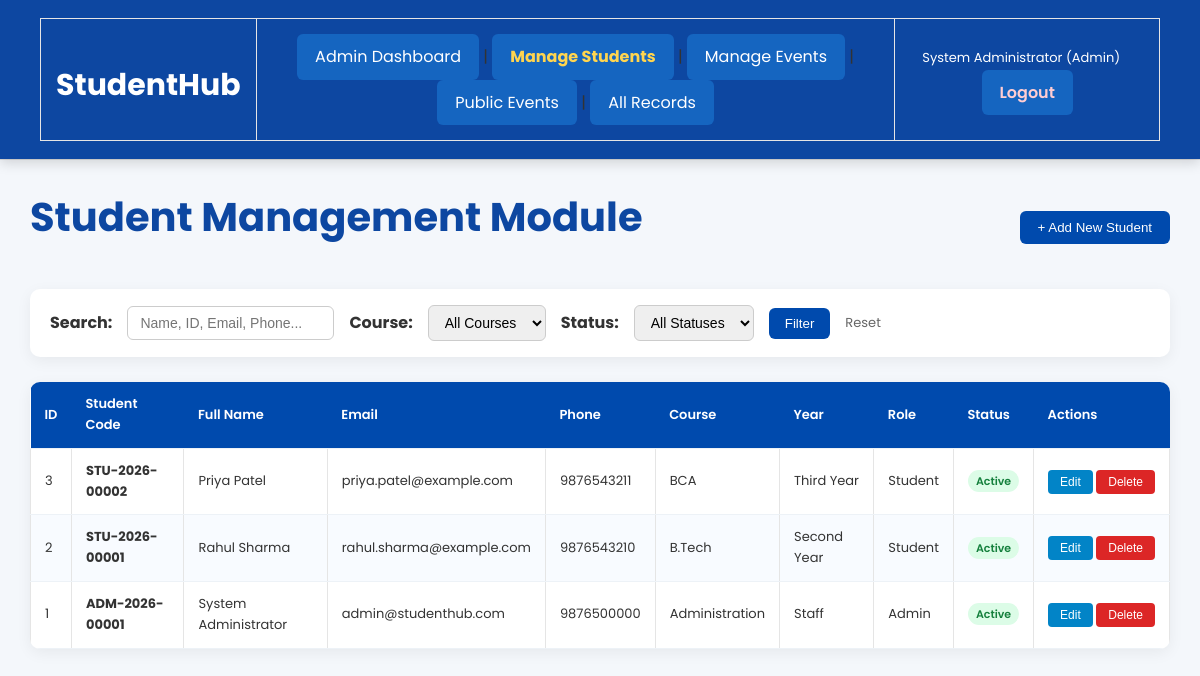
/manage_students.php (signed in), run on the app's committed database.
### tables this page shows
CREATE TABLE IF NOT EXISTS `students` (
    `id` INT AUTO_INCREMENT PRIMARY KEY,
    `student_id` VARCHAR(25) NOT NULL UNIQUE,
    `fullname` VARCHAR(100) NOT NULL,
    `username` VARCHAR(50) DEFAULT NULL UNIQUE,
    `email` VARCHAR(100) NOT NULL UNIQUE,
    `phone` VARCHAR(15) NOT NULL,
    `password_hash` VARCHAR(255) NOT NULL,
    `role` ENUM('Student', 'Admin') DEFAULT 'Student',
    `course` VARCHAR(50) NOT NULL,
    `year` VARCHAR(30) NOT NULL,
    `gender` ENUM('Male', 'Female', 'Other') NOT NULL,
    `status` ENUM('Active', 'Suspended', 'Pending') DEFAULT 'Active',
    `remember_token` VARCHAR(255) DEFAULT NULL,
    `created_at` TIMESTAMP DEFAULT CURRENT_TIMESTAMP,
    `updated_at` TIMESTAMP DEFAULT CURRENT_TIMESTAMP ON UPDATE CURRENT_TIMESTAMP,
    INDEX `idx_students_email` (`email`),
    INDEX `idx_students_course` (`course`),
    INDEX `idx_students_role` (`role`)
);

### manage_students.php (the view, shortened to what this page needs)
<?php
require_once __DIR__ . '/session_helper.php';
$conn = get_db_connection();
$search = trim($_GET['search'] ?? '');
$sql = "SELECT id, student_id, fullname, username, email, phone, course, year, gender, status, role, created_at FROM students WHERE 1=1";
$sql .= " ORDER BY id DESC";
$students = [];
$stmt = $conn->prepare($sql);
if ($stmt) {
    $stmt->execute();
    $res = $stmt->get_result();
    while ($row = $res->fetch_assoc()) {
        $students[] = $row;
    }
}
?>
<!DOCTYPE html>
<html lang="en">
<head>
    <link rel="stylesheet" href="dashboard.css">
    <link rel="stylesheet" href="common.css">
</head>
<body>
<hr>
<main class="admin-container">
    <div class="admin-header-bar">
        <h1>Student Management Module</h1>
        <button class="btn-add" onclick="openAddModal()">+ Add New Student</button>
    </div>
    <form method="get" action="manage_students.php" class="filter-panel">
        <label><strong>Search:</strong></label>
        <input type="text" name="search" placeholder="Name, ID, Email, Phone..." value="<?php echo htmlspecialchars($search); ?>">
        <label><strong>Course:</strong></label>
        <select name="course">
            <option value="All">All Courses</option>
        </select>
        <label><strong>Status:</strong></label>
        <select name="status">
            <option value="All">All Statuses</option>
        </select>
        <button type="submit" class="btn-add" style="padding:8px 16px;">Filter</button>
        <a href="manage_students.php" style="color:#666;font-size:13px;text-decoration:none;">Reset</a>
    </form>
    <table class="data-table">
        <thead>
            <tr>
                <th>ID</th>
                <th>Student Code</th>
                <th>Full Name</th>
                <th>Email</th>
                <th>Phone</th>
                <th>Course</th>
                <th>Year</th>
                <th>Role</th>
                <th>Status</th>
                <th>Actions</th>
            </tr>
        </thead>
        <tbody>
            <?php if (!empty($students)): ?>
                <?php foreach ($students as $s): ?>
                <tr>
                    <td><?php echo $s['id']; ?></td>
                    <td><strong><?php echo htmlspecialchars($s['student_id']); ?></strong></td>
                    <td><?php echo htmlspecialchars($s['fullname']); ?></td>
                    <td><?php echo htmlspecialchars($s['email']); ?></td>
                    <td><?php echo htmlspecialchars($s['phone']); ?></td>
                    <td><?php echo htmlspecialchars($s['course']); ?></td>
                    <td><?php echo htmlspecialchars($s['year']); ?></td>
                    <td><?php echo htmlspecialchars($s['role']); ?></td>
                    <td><span class="status-pill status-<?php echo htmlspecialchars($s['status']); ?>"><?php echo htmlspecialchars($s['status']); ?></span></td>
                    <td style="white-space:nowrap;">
                        <button class="btn-action-edit" onclick='openEditModal(<?php echo json_encode($s); ?>)'>Edit</button>
                        <form method="post" action="manage_students.php" style="display:inline;" onsubmit="return confirm('Are you sure you want to delete this student record?');">
                            <button type="submit" class="btn-action-del">Delete</button>
                        </form>
                    </td>
                </tr>
                <?php endforeach; ?>
            <?php else: ?>
                <tr>
                    <td colspan="10" align="center" style="padding:30px;color:#777;">No students found matching your criteria.</td>
                </tr>
            <?php endif; ?>
        </tbody>
    </table>
</main>
</body>
</html>

### dashboard.css (style rules this page uses)
* { margin:0;padding:0;box-sizing:border-box }
body { font-family:'Poppins',sans-serif;background:#f4f7fb;color:#333;line-height:1.6 }
hr { border:none;height:1px;background:#ddd }
main { width:90%;margin:40px auto }
h1 { text-align:center;color:#0d47a1;font-size:40px;margin-bottom:20px }
table { width:100%;border-collapse:collapse }
th { background:#1565c0;color:#fff;padding:14px }
td { padding:15px;border:1px solid #e5e5e5;text-align:center }
tr:nth-child(even) { background:#f8fbff }
a { text-decoration:none }

### manage_students.php (style rules this page uses)
.admin-container { width: 95%; max-width: 1300px; margin: 25px auto; }
.admin-header-bar { display: flex; justify-content: space-between; align-items: center; flex-wrap: wrap; gap: 15px; margin-bottom: 20px; }
.filter-panel { background: #ffffff; padding: 16px 20px; border-radius: 10px; box-shadow: 0 4px 15px rgba(0,0,0,0.06); margin-bottom: 25px; display: flex; gap: 15px; flex-wrap: wrap; align-items: center; }
.filter-panel input, .filter-panel select { padding: 8px 12px; border: 1px solid #ccc; border-radius: 6px; font-size: 14px; }
.btn-add { background: #004aad; color: #ffffff !important; padding: 9px 18px; border-radius: 6px; text-decoration: none; font-weight: 500; border: none; cursor: pointer; }
.btn-action-edit { background: #0284c7; color: #ffffff; padding: 5px 12px; border-radius: 4px; text-decoration: none; font-size: 12px; border: none; cursor: pointer; }
.btn-action-del { background: #dc2626; color: #ffffff; padding: 5px 12px; border-radius: 4px; text-decoration: none; font-size: 12px; border: none; cursor: pointer; }
.data-table { width: 100%; border-collapse: collapse; background: #ffffff; border-radius: 10px; overflow: hidden; box-shadow: 0 4px 15px rgba(0,0,0,0.06); }
.data-table th, .data-table td { padding: 12px 14px; text-align: left; border-bottom: 1px solid #edf2f7; font-size: 13px; }
.data-table th { background: #004aad; color: #ffffff; font-weight: 600; }
.status-pill { padding: 3px 8px; border-radius: 12px; font-size: 11px; font-weight: 600; }
.status-Active { background: #dcfce7; color: #15803d; }

### data on the page
students: id "3", student "STU-2026-00002", fullname "Priya Patel", email "priya.patel@example.com", phone "9876543211", course "BCA", year "Third Year", role "Student", status "Active"
students: id "2", student "STU-2026-00001", fullname "Rahul Sharma", email "rahul.sharma@example.com", phone "9876543210", course "B.Tech", year "Second Year", role "Student", status "Active"
students: id "1", student "ADM-2026-00001", fullname "System Administrator", email "admin@studenthub.com", phone "9876500000", course "Administration", year "Staff", role "Admin", status "Active"

### other printed values
$name "System Administrator"
$role "Admin"
